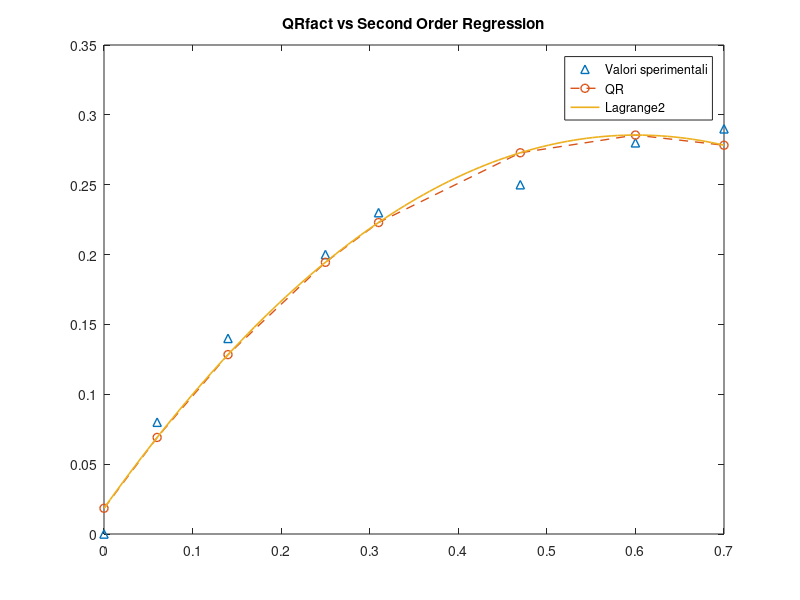

Recreate this plot in MATLAB.
% HOMEWORK N.12
% FATTORIZZAZIONE QR / REGRESSIONE SECOND'ORDINE

close all
clear all
clc

% Definisco il problema stress-deformazione imponendo 
% un problema ai minimi quadrati ordine 2
% eps(sigma)= a2*sigma^2 + a1*sigma + a0

% Il vettore delle incognite sarà il vettore a=(a2,a1,a0)^T
% La matrice A sarà data dai coefficienti di a2,a1,a0 imponendo
% la condizione di interpolazione per ogni valore di sigma

sigma=[0,0.06,0.14,0.25,0.31,0.47,0.60,0.70];
eps=[0; 0.08; 0.14; 0.2; 0.23; 0.25; 0.28; 0.29];

% Definisco la matrice dei coefficienti: prima colonna, sigma^2, seconda
% colonna sigma^1, terza colonna sigma^0=1, riga per riga
for i=1:length(sigma)
    for j=1:3
        A(i,j)=sigma(i)^(3-j);
    end
end

% Fattorizzazione QR
% Risolviamo il sistema sovradeterminato A a = eps
[Q,R]=qr(A);
Qt=Q(:,1:3); Rt=R(1:3,:); 
a = Rt \ (Qt'*eps);
fprintf('Fattorizzazione QR:\n    a2 = %12.8f\n    a1 = %12.8f\n    a0 = %12.8f\n', a(1), a(2), a(3));

% Calcoliamo i valori nei nodi tramite i coefficienti
% ottenuti grazie  fattorizzazione QR
eps_app=A*a;



% Regressione al secondo ordine
% I nodi sono i valori sperimentali (sigma,eps)
c=polyfit(sigma,eps,2);
fprintf('Regressione al second ordine:\n    a2 = %12.8f\n    a1 = %12.8f\n    a0 = %12.8f\n', c(1), c(2), c(3));
x=linspace(0,sigma(8),100); % discretizzo l'intervallo delle sigma considerato
p=polyval(c,x); % Valori della curva di regressione

% La fattorizzazione QR restituisce gli stessi coefficienti
% interpolanti a2,a1,a0 di quelli ottenibili tramite una 
% interpolazione ai minimi quadrati di grado 2 sugli stessi nodi


% Plot valori sperimentali
plot(sigma,eps,'^','LineWidth',1),
hold on
% Plot QR
plot(sigma,eps_app,'--o','LineWidth',1)
hold on
% Plot regressione II ordine
plot(x,p,'LineWidth',1.2)
title('QRfact vs Second Order Regression')
legend('Valori sperimentali','QR','Lagrange2')

% Nei nodi, i valori di eps ottenuti attraverso stima con QR
% coinciono con quelli ottenuti tramite interpolazione al second'ordine
